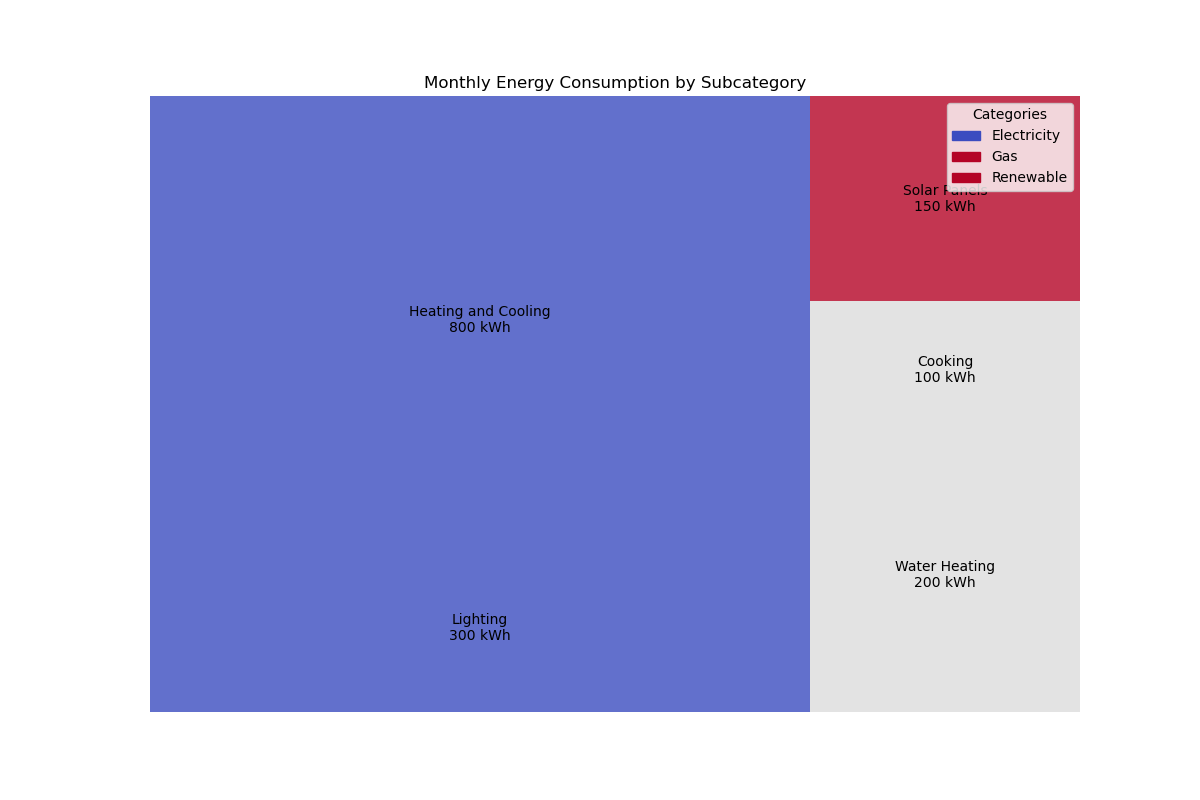

Generate this figure with Python:

import matplotlib.pyplot as plt
import squarify
import pandas as pd

# Given data
data = [
    {'Category': 'Electricity', 'Subcategory': 'Lighting', 'Monthly_kWh': 300},
    {'Category': 'Electricity', 'Subcategory': 'Heating and Cooling', 'Monthly_kWh': 800},
    {'Category': 'Gas', 'Subcategory': 'Water Heating', 'Monthly_kWh': 200},
    {'Category': 'Gas', 'Subcategory': 'Cooking', 'Monthly_kWh': 100},
    {'Category': 'Renewable', 'Subcategory': 'Solar Panels', 'Monthly_kWh': 150}
]

# Convert list of dictionaries to DataFrame for easier manipulation
df = pd.DataFrame(data)

# Create a color map based on Categories
cmap = plt.cm.coolwarm
mini, maxi = df['Category'].factorize()[0].min(), df['Category'].factorize()[0].max()
norm = plt.Normalize(mini, maxi)
colors = [cmap(norm(value)) for value in df['Category'].factorize()[0]]

# Prepare data for the treemap
sizes = df['Monthly_kWh'].values
labels = ["{}\n{} kWh".format(subcat, size) for subcat, size in zip(df['Subcategory'], sizes)]

# Create a treemap
plt.figure(figsize=(12, 8))
squarify.plot(sizes=sizes, label=labels, color=colors, alpha=0.8, text_kwargs={'fontsize':10})

# Remove axis for treemap
plt.axis('off')

# Add a colorbar
import matplotlib.patches as mpatches
categories = df['Category'].unique()
handles = [mpatches.Patch(color=cmap(norm(df[df['Category']==cat].index[0])), label=cat) for cat in categories]
plt.legend(handles=handles, title='Categories')

# Title of the treemap
plt.title('Monthly Energy Consumption by Subcategory')

# Show plot
plt.show()
